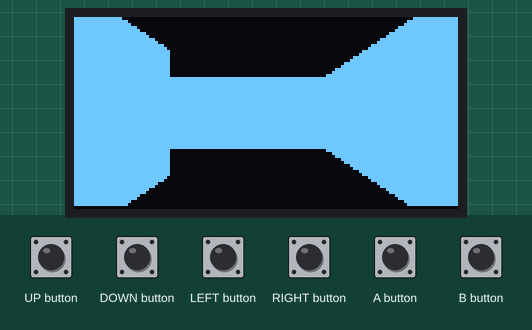
Simulated run of this sketch. Board: Arduboy, built with avr-gcc and run on an emulated ATmega32U4. Shown: 128×64 one-colour display. The inputs (shaded band) are chosen by the test bench.

Above: at 1.2 s.
1.3 s: UP button pressed for 1 s
At 2.6 s:
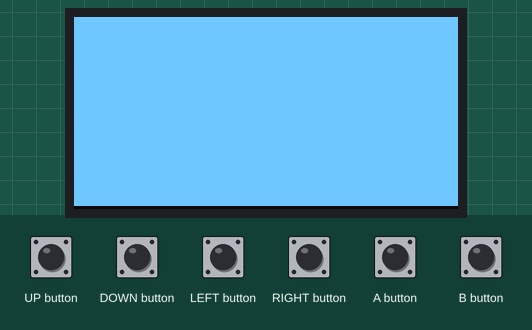
3.8 s: DOWN button pressed for 1 s
At 6.0 s:
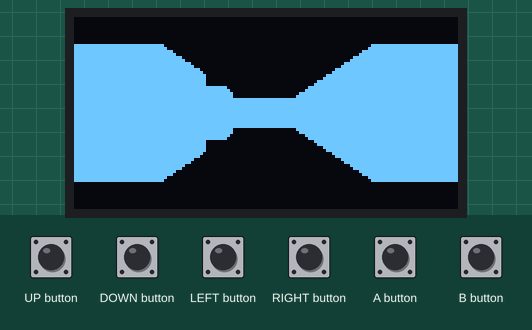
6.3 s: RIGHT button pressed for 1 s
At 7.9 s:
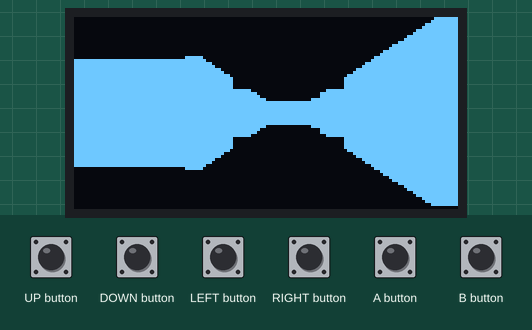
8.8 s: LEFT button pressed for 0.15 s
At 9.3 s:
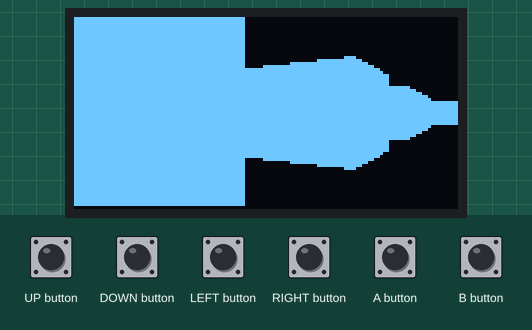
10.5 s: UP button pressed for 0.15 s
At 11.2 s:
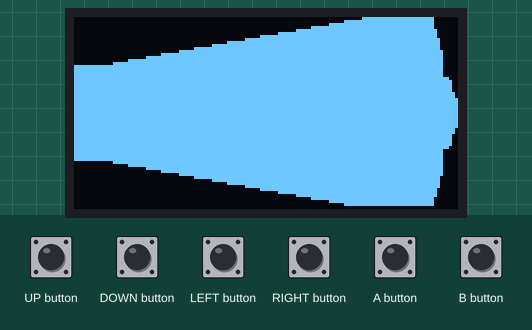
12.1 s: DOWN button pressed for 0.15 s
At 13.7 s:
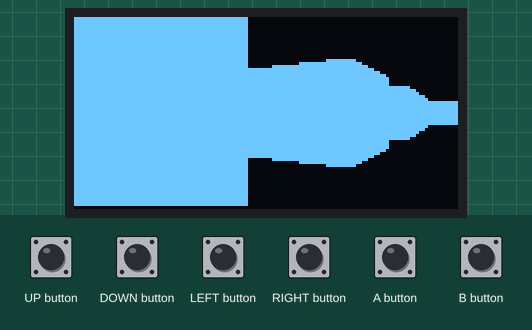
Timing chart, 0 to 14.7 s (numbered marks = the images above; inputs shaded):
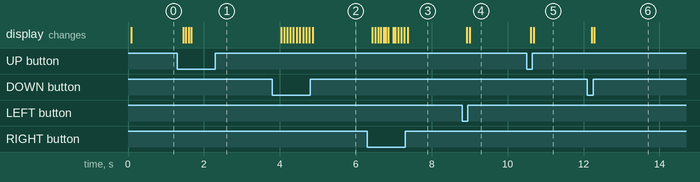

The sketch:

Raycastenstein.ino
```cpp
#include "SPI.h"
#include "EEPROM.h"

// Created by Ben McLean
// based on code from http://lodev.org/cgtutor/raycasting.html

#include "Arduboy.h"

#define global_seed 42
#define mapWidth 24
#define mapHeight 24
#define w 128
#define h 64

Arduboy arduboy;

unsigned long hash(int x, int y, int seed) {
  unsigned char c[10]; // 2 bytes for seed, 4 for x and y (16k seeds, map is 4.2b in each direction before repeats
  memcpy(c, &seed, 2);
  memcpy(c + 2, &x, 4);
  memcpy(c + 6, &y, 4);
  return APHash(c, 6);
}

unsigned int APHash(unsigned char* str, unsigned int len)
{
  unsigned int hash = 0xAAAAAAAA;
  unsigned int i    = 0;

  for (i = 0; i < len; str++, i++)
  {
    hash ^= ((i & 1) == 0) ? (  (hash <<  7) ^ (*str) * (hash >> 3)) :
            (~((hash << 11) + ((*str) ^ (hash >> 5))));
  }

  return hash;
}

unsigned char worldMap (int x, int y) {
  if (x == 0 || y == 0) return 1; // collision detection not working for negative numbers yet
  if (x % 2 == 1 && y % 2 == 1) return 0;
  if (x % 2 == 0 && y % 2 == 0) return 1;
  if (hash(x, y, global_seed) % 3 == 1)
    return 1;
  return 0;
}

double posX = 1001.5, posY = 1001.5; //x and y start position
double dirX = 1, dirY = 0; //initial direction vector
double planeX = 0, planeY = 0.66; //the 2d raycaster version of camera plane
double currentTime = 0; //time of current frame
double oldTime = 0; //time of previous frame

void setup() {
  arduboy.begin();
}

void loop() {
  arduboy.clear();

  for (int x = 0; x < w; x++)
  {
    //calculate ray position and direction
    double cameraX = 2 * x / double(w) - 1; //x-coordinate in camera space
    double rayPosX = posX;
    double rayPosY = posY;
    double rayDirX = dirX + planeX * cameraX;
    double rayDirY = dirY + planeY * cameraX;
    //which box of the map we're in
    int mapX = int(rayPosX);
    int mapY = int(rayPosY);

    //length of ray from current position to next x or y-side
    double sideDistX;
    double sideDistY;

    //length of ray from one x or y-side to next x or y-side
    double deltaDistX = sqrt(1 + (rayDirY * rayDirY) / (rayDirX * rayDirX));
    double deltaDistY = sqrt(1 + (rayDirX * rayDirX) / (rayDirY * rayDirY));
    double perpWallDist;

    //what direction to step in x or y-direction (either +1 or -1)
    int stepX;
    int stepY;

    int hit = 0; //was there a wall hit?
    int side; //was a NS or a EW wall hit?
    //calculate step and initial sideDist
    if (rayDirX < 0)
    {
      stepX = -1;
      sideDistX = (rayPosX - mapX) * deltaDistX;
    }
    else
    {
      stepX = 1;
      sideDistX = (mapX + 1.0 - rayPosX) * deltaDistX;
    }
    if (rayDirY < 0)
    {
      stepY = -1;
      sideDistY = (rayPosY - mapY) * deltaDistY;
    }
    else
    {
      stepY = 1;
      sideDistY = (mapY + 1.0 - rayPosY) * deltaDistY;
    }
    //perform DDA
    while (hit == 0)
    {
      //jump to next map square, OR in x-direction, OR in y-direction
      if (sideDistX < sideDistY)
      {
        sideDistX += deltaDistX;
        mapX += stepX;
        side = 0;
      }
      else
      {
        sideDistY += deltaDistY;
        mapY += stepY;
        side = 1;
      }
      //Check if ray has hit a wall
      if (worldMap(mapX, mapY) > 0) hit = 1;
    }
    //Calculate distance projected on camera direction (oblique distance will give fisheye effect!)
    if (side == 0) perpWallDist = (mapX - rayPosX + (1 - stepX) / 2) / rayDirX;
    else           perpWallDist = (mapY - rayPosY + (1 - stepY) / 2) / rayDirY;

    //Calculate height of line to draw on screen
    int lineHeight = (int)(h / perpWallDist);

    //calculate lowest and highest pixel to fill in current stripe
    int drawStart = -lineHeight / 2 + h / 2;
    if (drawStart < 0)drawStart = 0;
    int drawEnd = lineHeight / 2 + h / 2;
    if (drawEnd >= h)drawEnd = h - 1;

    //draw the pixels of the stripe as a vertical line
    arduboy.drawFastVLine(x, drawStart, drawEnd - drawStart, 1);
  }

  oldTime = currentTime;
  currentTime = millis();
  double frameTime = (currentTime - oldTime) / 1000.0; //frameTime is the time this frame has taken, in seconds

  //speed modifiers
  double moveSpeed = frameTime * 5.0; //the constant value is in squares/second
  double rotSpeed = frameTime * 3.0; //the constant value is in radians/second

  //move forward if no wall in front of you
  if (arduboy.pressed(UP_BUTTON))
  {
    if (worldMap(int(posX + dirX * moveSpeed), int(posY)) == false) posX += dirX * moveSpeed;
    if (worldMap(int(posX), int(posY + dirY * moveSpeed)) == false) posY += dirY * moveSpeed;
  }
  //move backwards if no wall behind you
  if (arduboy.pressed(DOWN_BUTTON))
  {
    if (worldMap(int(posX - dirX * moveSpeed), int(posY)) == false) posX -= dirX * moveSpeed;
    if (worldMap(int(posX), int(posY - dirY * moveSpeed)) == false) posY -= dirY * moveSpeed;
  }
  if (arduboy.pressed(LEFT_BUTTON))
  {
    //both camera direction and camera plane must be rotated
    double oldDirX = dirX;
    dirX = dirX * cos(-rotSpeed) - dirY * sin(-rotSpeed);
    dirY = oldDirX * sin(-rotSpeed) + dirY * cos(-rotSpeed);
    double oldPlaneX = planeX;
    planeX = planeX * cos(-rotSpeed) - planeY * sin(-rotSpeed);
    planeY = oldPlaneX * sin(-rotSpeed) + planeY * cos(-rotSpeed);
  }
  if (arduboy.pressed(RIGHT_BUTTON))
  {
    //both camera direction and camera plane must be rotated
    double oldDirX = dirX;
    dirX = dirX * cos(rotSpeed) - dirY * sin(rotSpeed);
    dirY = oldDirX * sin(rotSpeed) + dirY * cos(rotSpeed);
    double oldPlaneX = planeX;
    planeX = planeX * cos(rotSpeed) - planeY * sin(rotSpeed);
    planeY = oldPlaneX * sin(rotSpeed) + planeY * cos(rotSpeed);
  }

  //arduboy.setCursor(0, 0);
  //arduboy.print(String(posX) + F(", ") + String(posY));

  arduboy.display();
}
```

Measured:
- after the input at 1.3 s, the display: first changes after 0.15 s (image 1 shows a later state)
- after the input at 3.8 s, the display: first changes after 0.24 s (image 2 shows a later state)
- after the input at 6.3 s, the display: first changes after 0.13 s (image 3 shows a later state)
- after the input at 8.8 s, the display: first changes after 0.13 s (image 4 shows a later state)
- after the input at 10.5 s, the display: first changes after 0.10 s (image 5 shows a later state)
- after the input at 12.1 s, the display: first changes after 0.11 s (image 6 shows a later state)
